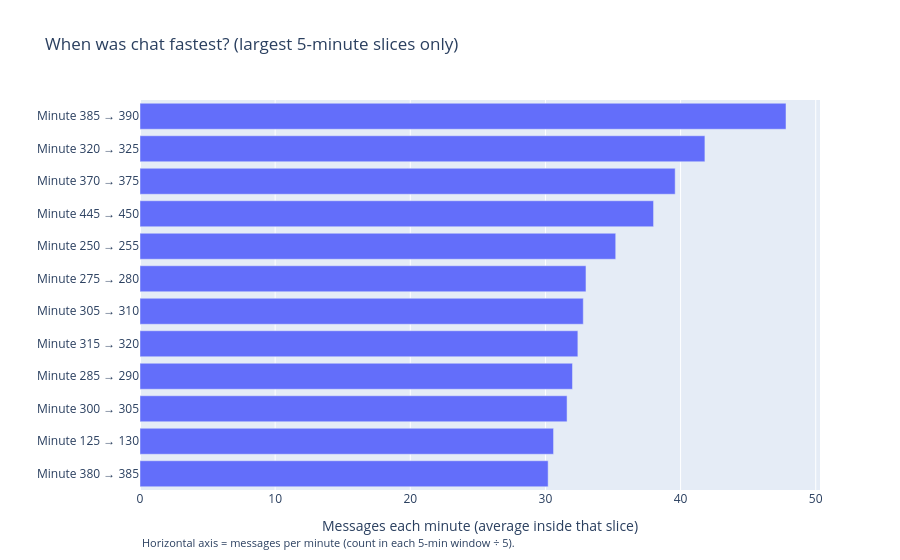
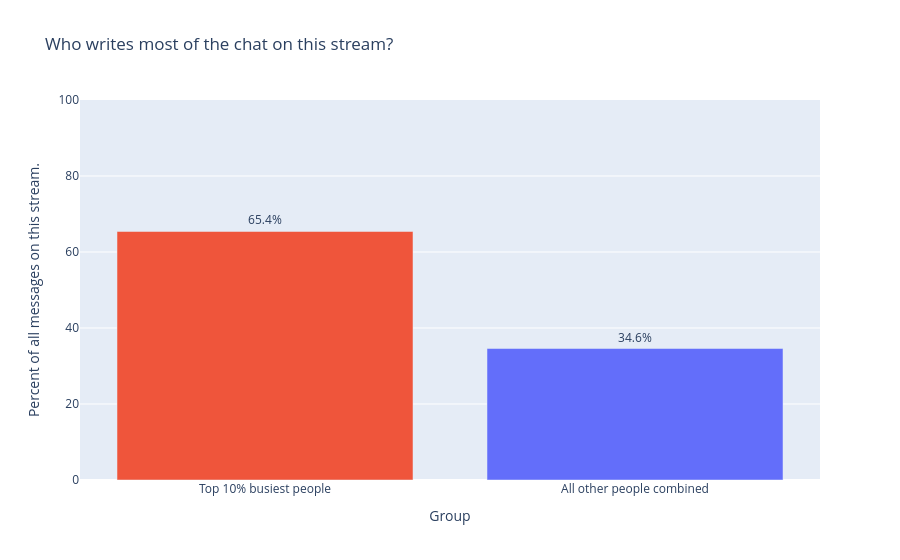
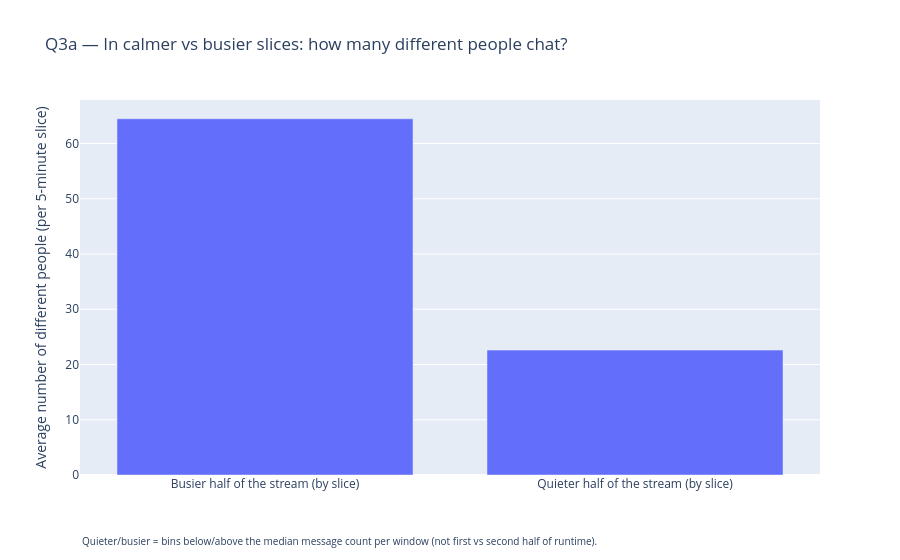
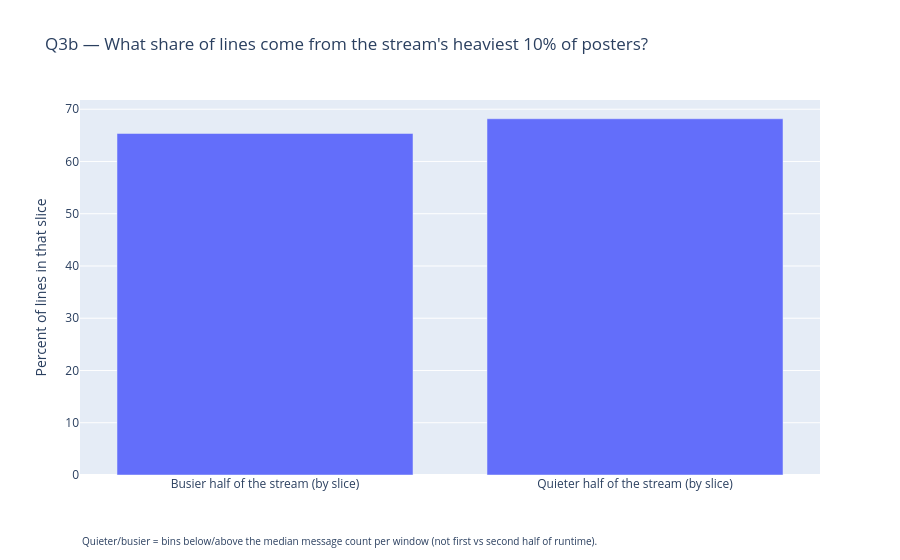

Source (notebook cell) for these figures, in order:
### Markdown cell above
### Story these charts tell

On this **official LEC** primary stream, chat is **not steady**: a few **short windows** carry far more messages than the rest. Among people, a **small top slice** of accounts writes a **large share** of everything. When windows are **busier**, you usually see **more different people** speaking—but **heavy posters** can still account for a big fraction of lines. Together that is: **spiky in time**, **unequal across people**, and **busy moments are still “crowded” in a narrow sense**—useful for producers thinking about where attention clusters (and why co-streams can feel louder elsewhere).

### Code cell
# Section 4 — Three simple charts, one story (see markdown above)
# Needs: load cell ran (df, PRIMARY_STREAM_ID, numpy as np, pandas as pd)

import plotly.express as px
primary = df[df["stream_id"] == PRIMARY_STREAM_ID].copy()
primary["offset_min_bin_5"] = (primary["video_offset_sec"] // 300) * 5
_dropped_sec4 = int(primary["author_channel_id"].isna().sum())
primary_for_who = primary.dropna(subset=["author_channel_id"])
if _dropped_sec4:
    print(
        f"Warning: dropped {_dropped_sec4} row(s) with missing author_channel_id "
        "before author-based charts."
    )

bin_df = (
    primary.groupby("offset_min_bin_5", as_index=False)
    .size()
    .rename(columns={"size": "messages_in_bin"})
)
bin_df["messages_per_min"] = bin_df["messages_in_bin"] / 5.0

# --- Chart 1: WHEN did chat spike? (easy: only the top windows, horizontal bars) ---
top_n = 12
top_bins = bin_df.nlargest(top_n, "messages_per_min").sort_values("messages_per_min")
top_bins["time_slice"] = top_bins["offset_min_bin_5"].apply(
    lambda m: f"Minute {int(m)} → {int(m + 5)}"
)

fig1 = px.bar(
    top_bins,
    x="messages_per_min",
    y="time_slice",
    orientation="h",
    title="When was chat fastest? (largest 5-minute slices only)",
    labels={
        "messages_per_min": "Messages each minute (average inside that slice)",
        "time_slice": "",
    },
)
fig1.update_layout(
    yaxis={"categoryorder": "total ascending"},
    annotations=[
        dict(
            text="Horizontal axis = messages per minute (count in each 5-min window ÷ 5).",
            xref="paper",
            yref="paper",
            x=0,
            y=-0.16,
            showarrow=False,
            xanchor="left",
            font=dict(size=11),
        )
    ],
    margin=dict(b=70),
)
fig1.show()

# --- Chart 2: WHO writes most lines? (two bars: top 10% vs everyone else) ---
counts = primary_for_who["author_channel_id"].value_counts()
n_users = counts.size
total = counts.sum()
k_top = max(1, int(np.ceil(0.10 * n_users)))
pct_top = 100 * counts.head(k_top).sum() / total
who_df = pd.DataFrame(
    {
        "Group": ["Top 10% busiest people", "All other people combined"],
        "Percent of all messages": [pct_top, 100 - pct_top],
    }
)

fig2 = px.bar(
    who_df,
    x="Group",
    y="Percent of all messages",
    title="Who writes most of the chat on this stream?",
    color="Group",
    color_discrete_map={
        "Top 10% busiest people": "#EF553B",
        "All other people combined": "#636efa",
    },
    text="Percent of all messages",
)
fig2.update_traces(texttemplate="%{y:.1f}%", textposition="outside")
fig2.update_yaxes(
    title="Percent of all messages on this stream.",
    range=[0, max(100, pct_top * 1.15)],
)
fig2.update_layout(showlegend=False)
fig2.show()

# --- Chart 3: In CALM vs BUSY slices, crowd size vs heavy posters (Question 3) ---
from math import ceil

p3 = primary.copy()
author_totals = p3.groupby("author_channel_id").size().sort_values(ascending=False)
k10 = max(1, ceil(0.10 * author_totals.size))
heavy = set(author_totals.head(k10).index)
p3["from_heavy_posters"] = p3["author_channel_id"].isin(heavy)

per_bin = (
    p3.groupby("offset_min_bin_5", as_index=False)
    .agg(
        messages_in_bin=("author_channel_id", "size"),
        different_people=("author_channel_id", pd.Series.nunique),
        pct_lines_from_heavy=("from_heavy_posters", "mean"),
    )
)
mid = per_bin["messages_in_bin"].median()
per_bin["kind"] = np.where(
    per_bin["messages_in_bin"] >= mid,
    "Busier half of the stream (by slice)",
    "Quieter half of the stream (by slice)",
)

summary = (
    per_bin.groupby("kind", observed=True)
    .agg(
        avg_different_people=("different_people", "mean"),
        avg_pct_from_heavy=("pct_lines_from_heavy", "mean"),
    )
    .reset_index()
)

fig3a = px.bar(
    summary,
    x="kind",
    y="avg_different_people",
    title="Q3a — In calmer vs busier slices: how many different people chat?",
    labels={
        "kind": "",
        "avg_different_people": "Average number of different people (per 5-minute slice)",
    },
)
fig3a.update_layout(
    annotations=[
        dict(
            text=(
                "Quieter/busier = bins below/above the median message count per window "
                "(not first vs second half of runtime)."
            ),
            xref="paper",
            yref="paper",
            x=0,
            y=-0.2,
            showarrow=False,
            xanchor="left",
            font=dict(size=10),
        )
    ],
    margin=dict(b=85),
)
fig3a.show()

summary["pct_lines_heavy"] = 100 * summary["avg_pct_from_heavy"]

fig3b = px.bar(
    summary,
    x="kind",
    y="pct_lines_heavy",
    title="Q3b — What share of lines come from the stream's heaviest 10% of posters?",
    labels={
        "kind": "",
        "pct_lines_heavy": "Average percent of lines in that slice",
    },
)
fig3b.update_yaxes(title="Percent of lines in that slice", tickformat=".0f")
fig3b.update_layout(
    annotations=[
        dict(
            text=(
                "Quieter/busier = bins below/above the median message count per window "
                "(not first vs second half of runtime)."
            ),
            xref="paper",
            yref="paper",
            x=0,
            y=-0.2,
            showarrow=False,
            xanchor="left",
            font=dict(size=10),
        )
    ],
    margin=dict(b=85),
)
fig3b.show()

### Figure 1 — Plotly figure (JSON) as saved in the notebook; plotly's stock layout.template omitted (floating-point values rounded to 4 significant figures)
{"data": [{"hovertemplate": "Messages each minute (average inside that slice)=%{x}<br>=%{y}<extra></extra>", "legendgroup": "", "marker": {"color": "#636efa", "pattern": {"shape": ""}}, "name": "", "orientation": "h", "showlegend": false, "textposition": "auto", "type": "bar", "x": [30.2, 30.6, 31.6, 32.0, 32.4, 32.8, 33.0, 35.2, 38.0, 39.6, 41.8, 47.8], "xaxis": "x", "y": ["Minute 380 → 385", "Minute 125 → 130", "Minute 300 → 305", "Minute 285 → 290", "Minute 315 → 320", "Minute 305 → 310", "Minute 275 → 280", "Minute 250 → 255", "Minute 445 → 450", "Minute 370 → 375", "Minute 320 → 325", "Minute 385 → 390"], "yaxis": "y"}], "layout": {"annotations": [{"font": {"size": 11}, "showarrow": false, "text": "Horizontal axis = messages per minute (count in each 5-min window ÷ 5).", "x": 0, "xanchor": "left", "xref": "paper", "y": -0.16, "yref": "paper"}], "barmode": "relative", "legend": {"tracegroupgap": 0}, "margin": {"b": 70}, "title": {"text": "When was chat fastest? (largest 5-minute slices only)"}, "xaxis": {"anchor": "y", "domain": [0, 1], "title": {"text": "Messages each minute (average inside that slice)"}}, "yaxis": {"anchor": "x", "categoryorder": "total ascending", "domain": [0, 1], "title": {"text": ""}}}}

### Figure 2 — Plotly figure (JSON) as saved in the notebook; plotly's stock layout.template omitted (floating-point values rounded to 4 significant figures)
{"data": [{"hovertemplate": "Group=%{x}<br>Percent of all messages=%{text}<extra></extra>", "legendgroup": "Top 10% busiest people", "marker": {"color": "#EF553B", "pattern": {"shape": ""}}, "name": "Top 10% busiest people", "orientation": "v", "showlegend": true, "text": [65.4], "textposition": "outside", "texttemplate": "%{y:.1f}%", "type": "bar", "x": ["Top 10% busiest people"], "xaxis": "x", "y": [65.4], "yaxis": "y"}, {"hovertemplate": "Group=%{x}<br>Percent of all messages=%{text}<extra></extra>", "legendgroup": "All other people combined", "marker": {"color": "#636efa", "pattern": {"shape": ""}}, "name": "All other people combined", "orientation": "v", "showlegend": true, "text": [34.6], "textposition": "outside", "texttemplate": "%{y:.1f}%", "type": "bar", "x": ["All other people combined"], "xaxis": "x", "y": [34.6], "yaxis": "y"}], "layout": {"barmode": "relative", "legend": {"title": {"text": "Group"}, "tracegroupgap": 0}, "showlegend": false, "title": {"text": "Who writes most of the chat on this stream?"}, "xaxis": {"anchor": "y", "categoryarray": ["Top 10% busiest people", "All other people combined"], "categoryorder": "array", "domain": [0, 1], "title": {"text": "Group"}}, "yaxis": {"anchor": "x", "domain": [0, 1], "range": [0, 100], "title": {"text": "Percent of all messages on this stream."}}}}

### Figure 3 — Plotly figure (JSON) as saved in the notebook; plotly's stock layout.template omitted (floating-point values rounded to 4 significant figures)
{"data": [{"hovertemplate": "=%{x}<br>Average number of different people (per 5-minute slice)=%{y}<extra></extra>", "legendgroup": "", "marker": {"color": "#636efa", "pattern": {"shape": ""}}, "name": "", "orientation": "v", "showlegend": false, "textposition": "auto", "type": "bar", "x": ["Busier half of the stream (by slice)", "Quieter half of the stream (by slice)"], "xaxis": "x", "y": [64.48, 22.61], "yaxis": "y"}], "layout": {"annotations": [{"font": {"size": 10}, "showarrow": false, "text": "Quieter/busier = bins below/above the median message count per window (not first vs second half of runtime).", "x": 0, "xanchor": "left", "xref": "paper", "y": -0.2, "yref": "paper"}], "barmode": "relative", "legend": {"tracegroupgap": 0}, "margin": {"b": 85}, "title": {"text": "Q3a — In calmer vs busier slices: how many different people chat?"}, "xaxis": {"anchor": "y", "domain": [0, 1], "title": {"text": ""}}, "yaxis": {"anchor": "x", "domain": [0, 1], "title": {"text": "Average number of different people (per 5-minute slice)"}}}}

### Figure 4 — Plotly figure (JSON) as saved in the notebook; plotly's stock layout.template omitted (floating-point values rounded to 4 significant figures)
{"data": [{"hovertemplate": "=%{x}<br>Average percent of lines in that slice=%{y}<extra></extra>", "legendgroup": "", "marker": {"color": "#636efa", "pattern": {"shape": ""}}, "name": "", "orientation": "v", "showlegend": false, "textposition": "auto", "type": "bar", "x": ["Busier half of the stream (by slice)", "Quieter half of the stream (by slice)"], "xaxis": "x", "y": [65.36, 68.17], "yaxis": "y"}], "layout": {"annotations": [{"font": {"size": 10}, "showarrow": false, "text": "Quieter/busier = bins below/above the median message count per window (not first vs second half of runtime).", "x": 0, "xanchor": "left", "xref": "paper", "y": -0.2, "yref": "paper"}], "barmode": "relative", "legend": {"tracegroupgap": 0}, "margin": {"b": 85}, "title": {"text": "Q3b — What share of lines come from the stream's heaviest 10% of posters?"}, "xaxis": {"anchor": "y", "domain": [0, 1], "title": {"text": ""}}, "yaxis": {"anchor": "x", "domain": [0, 1], "tickformat": ".0f", "title": {"text": "Percent of lines in that slice"}}}}
